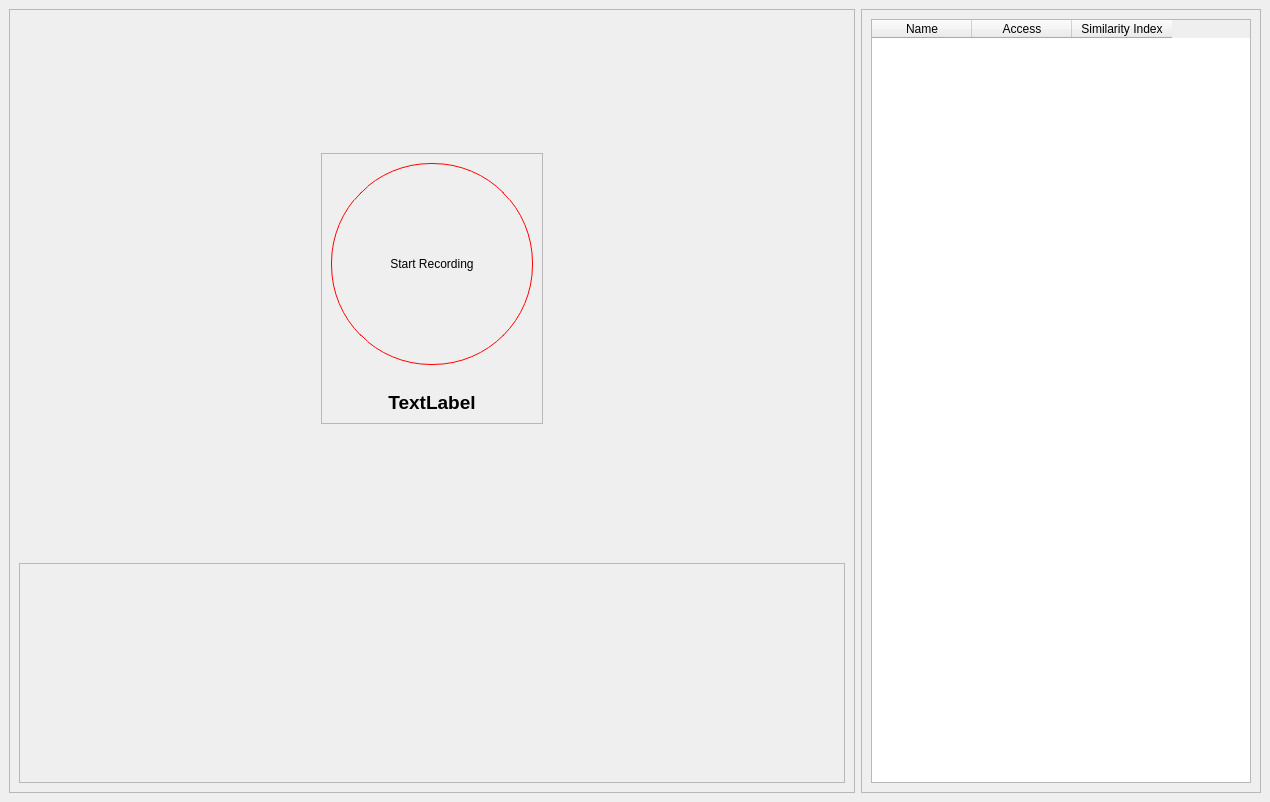
<?xml version="1.0" encoding="UTF-8"?>
<ui version="4.0">
 <class>MainWindow</class>
 <widget class="QMainWindow" name="MainWindow">
  <property name="geometry">
   <rect>
    <x>0</x>
    <y>0</y>
    <width>1270</width>
    <height>802</height>
   </rect>
  </property>
  <property name="windowTitle">
   <string>MainWindow</string>
  </property>
  <widget class="QWidget" name="centralwidget">
   <layout class="QHBoxLayout" name="horizontalLayout">
    <item>
     <widget class="QFrame" name="frame">
      <property name="frameShape">
       <enum>QFrame::StyledPanel</enum>
      </property>
      <property name="frameShadow">
       <enum>QFrame::Raised</enum>
      </property>
      <layout class="QVBoxLayout" name="verticalLayout">
       <item>
        <spacer name="verticalSpacer">
         <property name="orientation">
          <enum>Qt::Vertical</enum>
         </property>
         <property name="sizeHint" stdset="0">
          <size>
           <width>20</width>
           <height>40</height>
          </size>
         </property>
        </spacer>
       </item>
       <item alignment="Qt::AlignHCenter|Qt::AlignVCenter">
        <widget class="QFrame" name="frame_3">
         <property name="frameShape">
          <enum>QFrame::StyledPanel</enum>
         </property>
         <property name="frameShadow">
          <enum>QFrame::Raised</enum>
         </property>
         <layout class="QVBoxLayout" name="verticalLayout_2">
          <item>
           <widget class="QPushButton" name="recordBtn">
            <property name="styleSheet">
             <string notr="true">
font: 75 8pt &quot;MS Shell Dlg 2&quot;;
 border-style: solid;
 border-width:1px;
 border-radius:100px;
 border-color: red;
 max-width:200px;
 max-height:200px;
 min-width:200px;
 min-height:200px;

</string>
            </property>
            <property name="text">
             <string>Start Recording</string>
            </property>
           </widget>
          </item>
          <item>
           <spacer name="horizontalSpacer_3">
            <property name="orientation">
             <enum>Qt::Horizontal</enum>
            </property>
            <property name="sizeHint" stdset="0">
             <size>
              <width>40</width>
              <height>20</height>
             </size>
            </property>
           </spacer>
          </item>
          <item>
           <widget class="QLabel" name="outputLabel">
            <property name="text">
             <string>&lt;html&gt;&lt;head/&gt;&lt;body&gt;&lt;p align=&quot;center&quot;&gt;&lt;span style=&quot; font-size:14pt; font-weight:700;&quot;&gt;TextLabel&lt;/span&gt;&lt;/p&gt;&lt;/body&gt;&lt;/html&gt;</string>
            </property>
           </widget>
          </item>
         </layout>
        </widget>
       </item>
       <item>
        <spacer name="verticalSpacer_2">
         <property name="orientation">
          <enum>Qt::Vertical</enum>
         </property>
         <property name="sizeHint" stdset="0">
          <size>
           <width>20</width>
           <height>40</height>
          </size>
         </property>
        </spacer>
       </item>
       <item>
        <widget class="QFrame" name="frame_4">
         <property name="maximumSize">
          <size>
           <width>16777215</width>
           <height>300</height>
          </size>
         </property>
         <property name="frameShape">
          <enum>QFrame::StyledPanel</enum>
         </property>
         <property name="frameShadow">
          <enum>QFrame::Raised</enum>
         </property>
         <layout class="QHBoxLayout" name="horizontalLayout_2">
          <item>
           <spacer name="horizontalSpacer">
            <property name="orientation">
             <enum>Qt::Horizontal</enum>
            </property>
            <property name="sizeHint" stdset="0">
             <size>
              <width>40</width>
              <height>20</height>
             </size>
            </property>
           </spacer>
          </item>
          <item>
           <widget class="SpectroWidget" name="spectrogram" native="true">
            <property name="minimumSize">
             <size>
              <width>300</width>
              <height>200</height>
             </size>
            </property>
           </widget>
          </item>
          <item>
           <spacer name="horizontalSpacer_2">
            <property name="orientation">
             <enum>Qt::Horizontal</enum>
            </property>
            <property name="sizeHint" stdset="0">
             <size>
              <width>40</width>
              <height>20</height>
             </size>
            </property>
           </spacer>
          </item>
         </layout>
        </widget>
       </item>
      </layout>
     </widget>
    </item>
    <item>
     <widget class="QFrame" name="frame_2">
      <property name="minimumSize">
       <size>
        <width>400</width>
        <height>0</height>
       </size>
      </property>
      <property name="maximumSize">
       <size>
        <width>400</width>
        <height>16777215</height>
       </size>
      </property>
      <property name="frameShape">
       <enum>QFrame::StyledPanel</enum>
      </property>
      <property name="frameShadow">
       <enum>QFrame::Raised</enum>
      </property>
      <layout class="QHBoxLayout" name="horizontalLayout_3">
       <item>
        <widget class="QTableWidget" name="voiceControlTable">
         <column>
          <property name="text">
           <string>Name</string>
          </property>
         </column>
         <column>
          <property name="text">
           <string>Access</string>
          </property>
         </column>
         <column>
          <property name="text">
           <string>Similarity Index</string>
          </property>
         </column>
        </widget>
       </item>
      </layout>
     </widget>
    </item>
   </layout>
  </widget>
 </widget>
 <customwidgets>
  <customwidget>
   <class>SpectroWidget</class>
   <extends>QWidget</extends>
   <header location="global">spectrowidget.h</header>
   <container>1</container>
  </customwidget>
 </customwidgets>
 <resources/>
 <connections/>
</ui>
